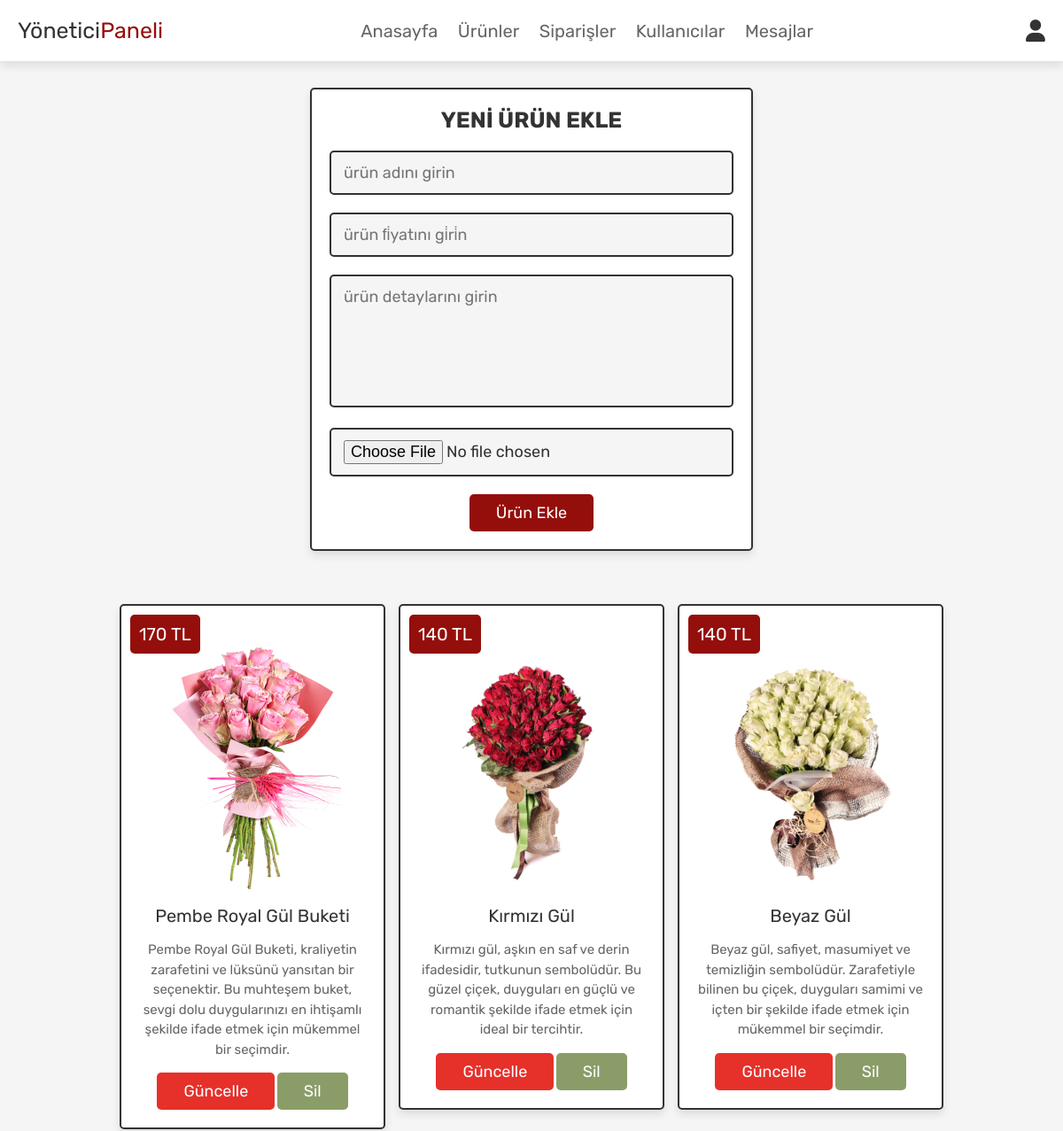
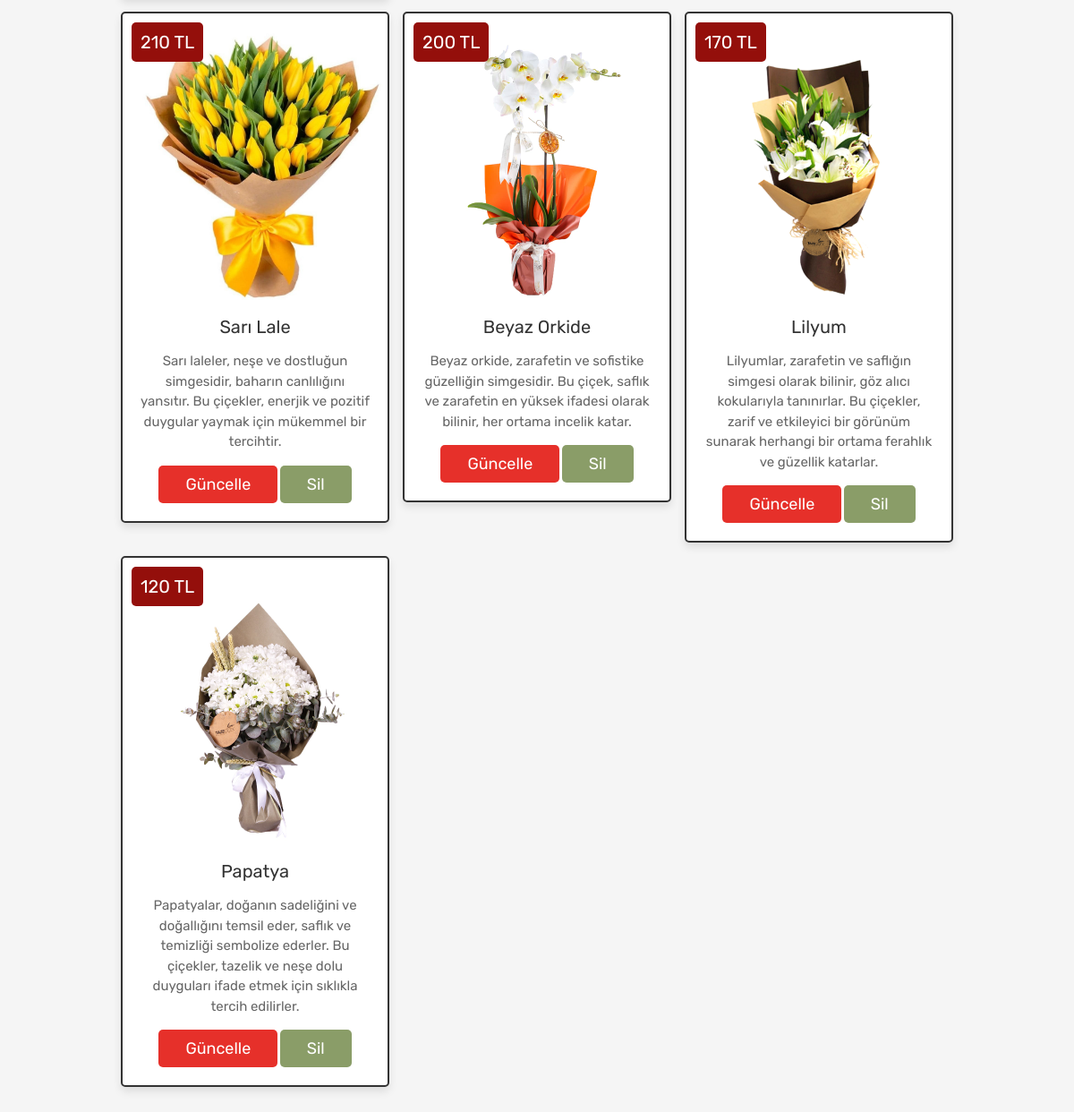
Screenshot of /flower/admin_products.php (signed in) with the database file from the repository (2 pictures, top to bottom).
### tables this page shows
CREATE TABLE `products` (
  `id` int NOT NULL,
  `name` varchar(100) NOT NULL,
  `details` varchar(500) NOT NULL,
  `price` int NOT NULL,
  `image` varchar(100) NOT NULL
);

### flower/admin_products.php (the view, shortened to what this page needs)
<?php
@include 'config.php';
?>
<!DOCTYPE html>
<html lang="en">
<head>
   <link rel="stylesheet" href="https://cdnjs.cloudflare.com/ajax/libs/font-awesome/6.0.0/css/all.min.css">
   <link rel="stylesheet" href="css/admin_style.css">
</head>
<body>
<?php @include 'admin_header.php'; ?>
<section class="add-products">
   <form action="" method="POST" enctype="multipart/form-data">
      <h3>YENİ ÜRÜN EKLE</h3>
      <input type="text" class="box" required placeholder="ürün adını girin" name="name">
      <input type="number" min="0" class="box" required placeholder="ürün fi̇yatını gi̇ri̇n" name="price">
      <textarea name="details" class="box" required placeholder="ürün detaylarını girin" cols="30" rows="10"></textarea>
      <input type="file" accept="image/jpg, image/jpeg, image/png" required class="box" name="image">
      <input type="submit" value="Ürün Ekle" name="add_product" class="btn">
   </form>
</section>
<section class="show-products">
   <div class="box-container">
      <?php
         $select_products = mysqli_query($conn, "SELECT * FROM `products`") or die('query failed');
         if(mysqli_num_rows($select_products) > 0){
            while($fetch_products = mysqli_fetch_assoc($select_products)){
      ?>
      <div class="box">
         <div class="price"><?php echo $fetch_products['price']; ?> TL</div>
         <img class="image" src="uploaded_img/<?php echo $fetch_products['image']; ?>" alt="">
         <div class="name"><?php echo $fetch_products['name']; ?></div>
         <div class="details"><?php echo $fetch_products['details']; ?></div>
         <a href="admin_update_product.php?update=<?php echo $fetch_products['id']; ?>" class="option-btn">Güncelle</a>
         <a href="admin_products.php?delete=<?php echo $fetch_products['id']; ?>" class="delete-btn" onclick="return confirm('Ürün silinsin mi?');">Sil</a>
      </div>
      <?php
         }
      }else{
         echo '<p class="empty">Henüz ürün eklenmedi!</p>';
      }
      ?>
   </div>
</section>
</body>
</html>

### flower/css/admin_style.css (style rules this page uses)
:root { --pink:#940f0b; --red:#8a9d68; --orange:#e6302a; --black:#333; --white:#fff; --light-color:#666; --light-white:#ccc; --light-bg:#f5f5f5; --border:.2rem solid var(--black); --box-shadow:0 .5rem 1rem rgba(0,0,0,.1); }
* { font-family: 'Rubik', sans-serif; margin:0; padding:0; box-sizing: border-box; outline: none; border:none; text-decoration: none; transition:all .2s linear; }
html { font-size: 62.5%; overflow-x: hidden; scroll-behavior: smooth; scroll-padding-top: 6.5rem; }
body { background: var(--light-bg); }
section { padding:3rem 2rem; }
.btn, .delete-btn, .option-btn { display: inline-block; border-radius: .5rem; margin-top: 1rem; font-size: 1.8rem; color:var(--white); cursor: pointer; padding:1rem 3rem; text-transform: capitalize; }
.btn { background-color: var(--pink); }
.delete-btn { background-color: var(--red); }
.option-btn { background-color: var(--orange); }
.add-products form { max-width: 50rem; border-radius: .5rem; background-color: var(--white); border:var(--border); padding:2rem; text-align: center; margin:0 auto; box-shadow: var(--box-shadow); }
.add-products form h3 { font-size: 2.5rem; text-transform: uppercase; color:var(--black); margin-bottom: 1rem; }
.add-products form .box { width: 100%; margin:1rem 0; font-size: 1.8rem; color:var(--black); border-radius: .5rem; background-color: var(--light-bg); padding:1.2rem 1.4rem; border:var(--border); }
.add-products form textarea { height: 15rem; resize: none; }
.show-products .box-container { display: grid; grid-template-columns: repeat(auto-fit, 30rem); gap:1.5rem; align-items: flex-start; max-width: 1200px; margin: 0 auto; justify-content: center; }
.show-products .box-container .box { text-align: center; padding:2rem; border:var(--border); background-color: var(--white); box-shadow: var(--box-shadow); border-radius: .5rem; position: relative; }
.show-products .box-container .box .image { height: 30rem; margin-bottom: .5rem; }
.show-products .box-container .box .price { background-color: var(--pink); position: absolute; top:1rem; left:1rem; border-radius: .5rem; color:var(--white); padding:1rem; font-size: 2rem; }
.show-products .box-container .box .name { margin:1rem 0; font-size: 2rem; color:var(--black); }
.show-products .box-container .box .details { line-height: 1.5; color:var(--light-color); font-size: 1.5rem; padding:.5rem 0; }

### rows the page displays
products: price "170", image (picture), name "Pembe Royal Gül Buketi", details "Pembe Royal Gül Buketi, kraliyetin zarafetini ve lüksünü yansıtan bir seçenektir. Bu muhteşem buket, sevgi dolu duygularınızı en ihtişamlı şekilde ifade etmek için mükemmel bir seçimdir."
products: price "140", image (picture), name "Kırmızı Gül", details "Kırmızı gül, aşkın en saf ve derin ifadesidir, tutkunun sembolüdür. Bu güzel çiçek, duyguları en güçlü ve romantik şekilde ifade etmek için ideal bir tercihtir."
products: price "140", image (picture), name "Beyaz Gül", details "Beyaz gül, safiyet, masumiyet ve temizliğin sembolüdür. Zarafetiyle bilinen bu çiçek, duyguları samimi ve içten bir şekilde ifade etmek için mükemmel bir seçimdir."
products: price "210", image (picture), name "Sarı Lale", details "Sarı laleler, neşe ve dostluğun simgesidir, baharın canlılığını yansıtır. Bu çiçekler, enerjik ve pozitif duygular yaymak için mükemmel bir tercihtir."
products: price "200", image (picture), name "Beyaz Orkide", details "Beyaz orkide, zarafetin ve sofistike güzelliğin simgesidir. Bu çiçek, saflık ve zarafetin en yüksek ifadesi olarak bilinir, her ortama incelik katar."
products: price "170", image (picture), name "Lilyum", details "Lilyumlar, zarafetin ve saflığın simgesi olarak bilinir, göz alıcı kokularıyla tanınırlar. Bu çiçekler, zarif ve etkileyici bir görünüm sunarak herhangi bir ortama ferahlık ve güzellik katarlar."
products: price "120", image (picture), name "Papatya", details "Papatyalar, doğanın sadeliğini ve doğallığını temsil eder, saflık ve temizliği sembolize ederler. Bu çiçekler, tazelik ve neşe dolu duyguları ifade etmek için sıklıkla tercih edilirler."
